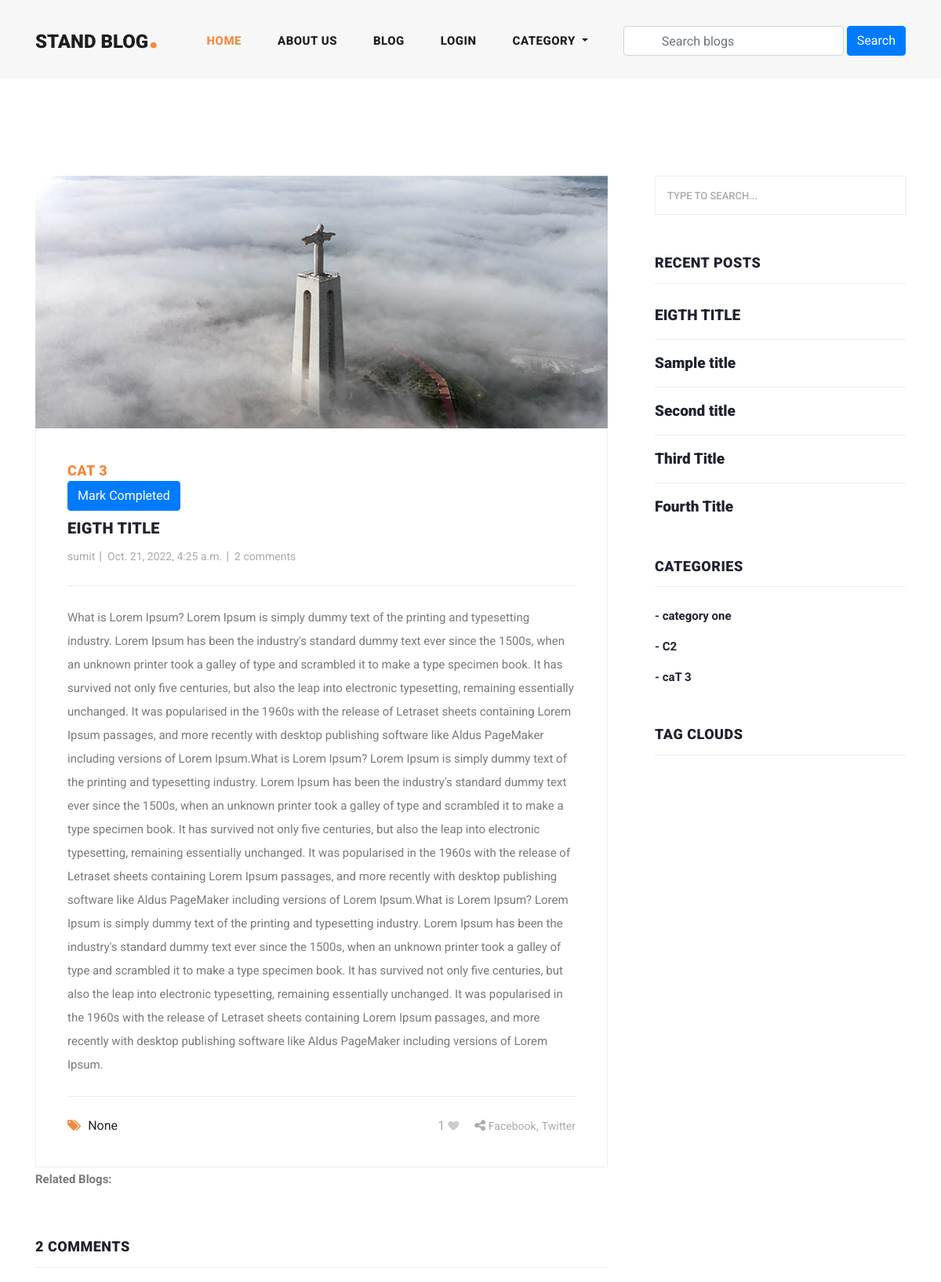
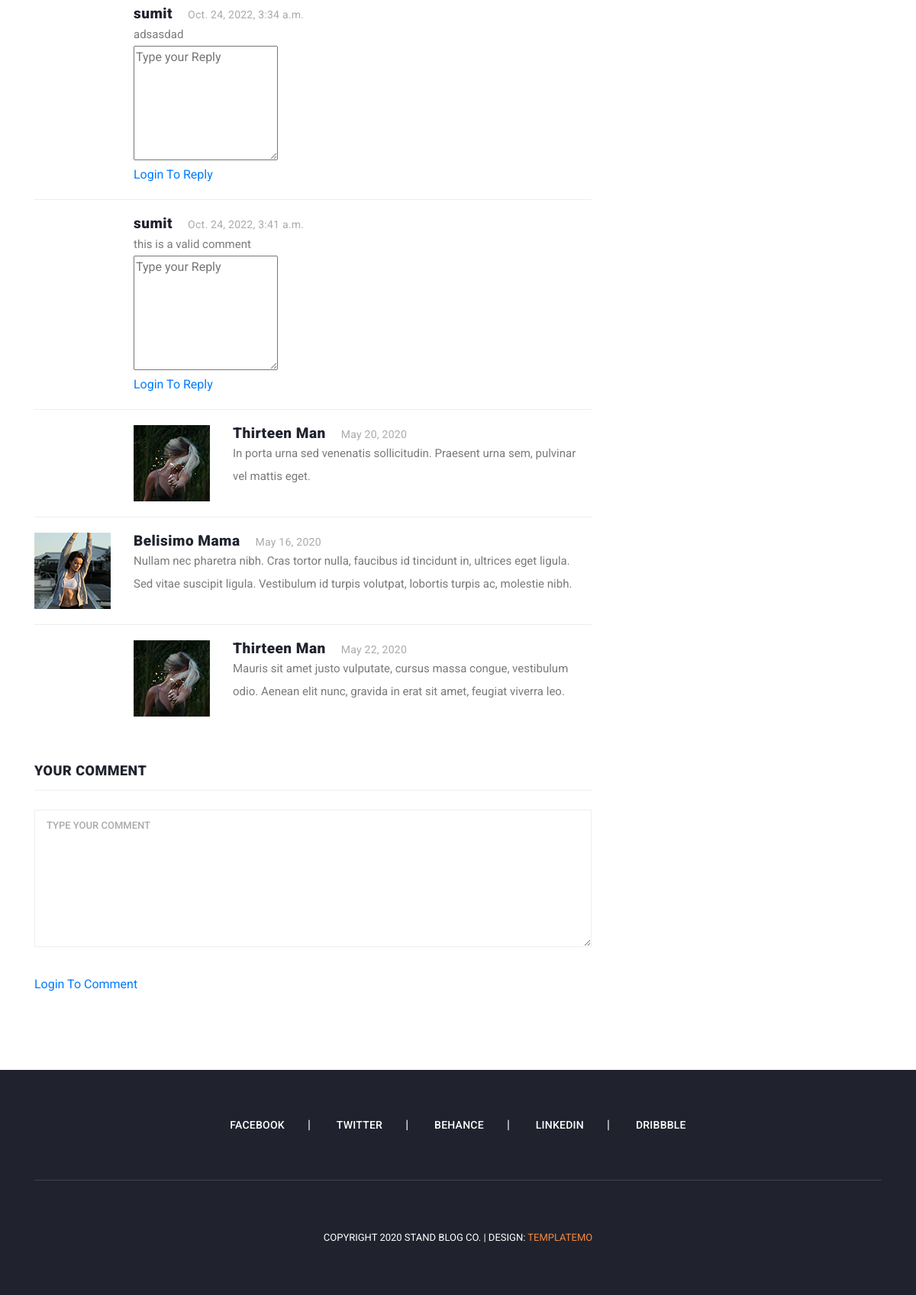
The page /blog_details/eigth-title on the database its author committed (2 pictures, top to bottom).
### blog/models.py (models this page shows, shortened)
class Category(models.Model):
    title = models.CharField(max_length=150, unique=True)
    slug = models.SlugField(null=True, blank=True)
    created_date = models.DateTimeField(auto_now_add=True)

class Blog(models.Model):
    user = models.ForeignKey(
        User,
        related_name='user_blogs',
        on_delete=models.CASCADE
    )
    category = models.ManyToManyField(
        Category,
        related_name='category_blogs',
        blank=True
    )
    tags = models.ManyToManyField(
        Tag,
        related_name='tag_blogs',
        blank=True
    )
    likes = models.ManyToManyField(
        User,
        related_name='user_likes',
        blank=True
    )
    completes = models.ManyToManyField(
        User,
        related_name='user_completes',
        blank=True
    )
    title = models.CharField(
        max_length=250
    )
    slug = models.SlugField(null=True, blank=True)
    banner = models.ImageField(upload_to='blog_banners')
    description = models.TextField(null=True)
    created_date = models.DateTimeField(auto_now_add=True)
    updated_date = models.DateTimeField(auto_now=True)

class Comment(models.Model):
    user = models.ForeignKey(
        User,
        related_name='user_comments',
        on_delete=models.CASCADE
    )
    blog = models.ForeignKey(
        Blog,
        related_name='blog_comments',
        on_delete=models.CASCADE
    )
    text = models.TextField()
    created_date = models.DateTimeField(auto_now_add=True)

### user_profile/models.py (models this page shows, shortened)
class User(AbstractBaseUser, PermissionsMixin):
    id = models.CharField(max_length=80, primary_key=True, default=uuid.uuid4, editable=False)
    first_name = models.CharField(max_length=255)
    last_name = models.CharField(max_length=255, blank=True, null=True)
    email = models.EmailField(unique=True, max_length=255)
    profile_image = models.ImageField(null=True, blank=True, upload_to="profile_images")
    is_active = models.BooleanField(default=True)
    is_admin = models.BooleanField(default=False)
    is_email_verified = models.BooleanField(default=False)
    created_at = models.DateTimeField(auto_now_add=True)
    updated_at = models.DateTimeField(auto_now=True)
    objects = UserAccountManager()
    USERNAME_FIELD = 'email'
    REQUIRED_FIELDS = ['first_name']
    def get_profile_picture(self):
        url = ""
        try:
            url = self.profile_image.url
        except:
            url = ""
        return url

### blog/views.py (the view, shortened to what this page needs)
# urls.py: path('blog_details/<str:slug>', blog_details, name='blog_details'),
def blog_details(request, slug):
    blog = get_object_or_404(Blog, slug=slug)
    all_blogs = Blog.objects.order_by('-created_date')[:5]
    categories = Category.objects.filter(category_blogs__id=blog.id)
    related_blogs = Blog.objects.filter(category__in=categories)
    liked_by = request.user in blog.likes.all()
    context = {
        "blog": blog,
        "all_blogs": all_blogs,
        "related_blogs": related_blogs[:5],
        "liked_by": liked_by
    }
    return render(request, 'blog_details.html', context)

### blog/context_processors.py (called while the page is built)
def get_all_categories(request):
    categories = Category.objects.all()
    context = {
        "categories": categories
    }
    return context

### templates/blog_details.html (shortened to what this page needs)
{% extends 'base.html' %}
{% load static %}
{% block content %}
  <section class="blog-posts grid-system">
      <div class="container">
        <div class="row">
          <div class="col-lg-8">
            <div class="all-blog-posts">
              <div class="row">
                <div class="col-lg-12">
                  <div class="blog-post">
                    <div class="blog-thumb">
                      <img src="assets/images/blog-post-02.jpg" alt="">
                    </div>
                    <div class="down-content">
                      {% for c in blog.category.all %}
                        <span>{{c.title}}</span>
                        {% endfor %}
                      <div dir="rtl">
                        <button type="button" al class="btn btn-primary">Mark Completed</button>
                      </div>
                      <a href="javascript:void()"><h4>{{blog.title}}</h4></a>
                      <ul class="post-info">
                        <li><a href="#">{{blog.user.first_name}}</a></li>
                        <li><a href="#">{{blog.created_date}}</a></li>
                        <li><a href="#">{{blog.blog_comments.all.count}} comments</a></li>
                      </ul>
                      <p>{{blog.description}}</p>
                      <div class="post-options">
                        <div class="row">
                          <div class="col-6">
                            <ul class="post-tags">
                              <li><i class="fa fa-tags"></i></li>
                              {% if blog.tags.all.count > 0 %}
                              {% for t in blog.tags.all %}
                                  <li><a href="{%url 'tag_blogs' t.slug%}">{{t.title}}</a>,</li>
                              {% endfor %}
                            {% else %}
                              None
                            {% endif %}
                            </ul>
                          </div>
                          {% if request.user.is_authenticated %}
                            <div class="col-6">
                            <ul class="post-share">
                              <li><button type="button" class="btn btn-primary">Mark Completed</button></li>
                              <li id="like-count">{{blog.likes.count  }} </li>
                              {% if liked_by %}
                                <li class="=pl-3 pr-3"><a href="javascript:void(0)"><i id="like-icon" data-blog="{{blog.id}}" class="fa fa-heart"></i></a></li>
                              {% else %}
                                <li class="=pl-3 pr-3"><a href="javascript:void(0)"><i id="like-icon" data-blog="{{blog.id}}" class="fa fa-heart empty-heart"></i></a></li>
                              {% endif %}
                            </ul>
                          </div>
                          {% else %}
                            <div class="col-6">
                            <ul class="post-share">
                               <li id="like-count">{{blog.likes.count}}</li>
                              <li class="=pl-3 pr-3"><a href="#"><i class="fa fa-heart empty-heart"></i></a></li>
                              <li><i class="fa fa-share-alt"></i></li>
                              <li><a href="#">Facebook</a>,</li>
                              <li><a href="#"> Twitter</a></li>
                            </ul>
                          </div>
                          {% endif %}
                        </div>
                      </div>
                    </div>
                    {% include 'related_blogs.html' with related_blogs=related_blogs %}
                  </div>
                </div>
                <div class="col-lg-12">
                  <div class="sidebar-item comments">
                    <div class="sidebar-heading">
                      <h2>{{blog.blog_comments.count}} comments</h2>
                    </div>
                    <div class="content">
                      <ul class="d-flex flex-column">
                        {% for comment in blog.blog_comments.all %}
                          <li>
                            <div class="right-content">
                              <h4>{{comment.user.first_name}}<span>{{comment.created_date}}</span></h4>
                              <p>{{comment.text}}</p>
                              <form id="reply" action="{% url 'blog_details' blog.slug %}" method="POST">
                                <div class="row">
                                  <div class="col-lg-12">
                                    <fieldset>
                                      <textarea name="text" rows="6" id="reply-message" placeholder="Type your Reply" required=""></textarea>
                                    </fieldset>
                                  </div>
                                  <div class="col-lg-12">
                                    <fieldset>
                                      {% if request.user.is_authenticated %}
                                        <button type="submit" id="form-reply-submit" class="main-button">Reply</button>
                                      {% else %}
                                        <a href = "#" class="main-button">Login To Reply </a>
                                      {% endif %}
                                    </fieldset>
                                  </div>
                                </div>
                              </form>
                            </div>
                          </li>
                        {% endfor %}
                        <li class="replied">
                          <div class="author-thumb">
                            <img src="assets/images/comment-author-02.jpg" alt="">
                          </div>
                          <div class="right-content">
                            <h4>Thirteen Man<span>May 20, 2020</span></h4>
                            <p>In porta urna sed venenatis sollicitudin. Praesent urna sem, pulvinar vel mattis eget.</p>
                          </div>
                        </li>
                        <li>
                          <div class="author-thumb">
                            <img src="assets/images/comment-author-03.jpg" alt="">
                          </div>
                          <div class="right-content">
                            <h4>Belisimo Mama<span>May 16, 2020</span></h4>
                            <p>Nullam nec pharetra nibh. Cras tortor nulla, faucibus id tincidunt in, ultrices eget ligula. Sed vitae suscipit ligula. Vestibulum id turpis volutpat, lobortis turpis ac, molestie nibh.</p>
                          </div>
                        </li>
                        <li class="replied">
                          <div class="author-thumb">
                            <img src="assets/images/comment-author-02.jpg" alt="">
                          </div>
                          <div class="right-content">
                            <h4>Thirteen Man<span>May 22, 2020</span></h4>
                            <p>Mauris sit amet justo vulputate, cursus massa congue, vestibulum odio. Aenean elit nunc, gravida in erat sit amet, feugiat viverra leo.</p>
                          </div>
                        </li>
                      </ul>
                    </div>
                  </div>
                </div>
                <div class="col-lg-12">
                  <div class="sidebar-item submit-comment">
                    <div class="sidebar-heading">
                      <h2>Your comment</h2>
                    </div>
                    <div class="content">
                      <form id="comment" action="{% url 'blog_details' blog.slug %}" method="POST">
                        <div class="row">
                          <div class="col-lg-12">
                            <fieldset>
                              <textarea name="text" rows="6" id="message" placeholder="Type your comment" required=""></textarea>
                            </fieldset>
                          </div>
                          <div class="col-lg-12">
                            <fieldset>
                              {% if request.user.is_authenticated %}
                                <button type="submit" id="form-submit" class="main-button">Submit</button>
                              {% else %}
                                <a href = "#" class="main-button">Login To Comment</a>
                              {% endif %}
                            </fieldset>
                          </div>
                        </div>
                      </form>
                    </div>
                  </div>
                </div>
              </div>
            </div>
          </div>
          {% include 'sidebar.html' with blogs=all_blogs %}
        </div>
      </div>
    </section>
{% endblock content %}

### templates/sidebar.html (shortened to what this page needs)
<div class="col-lg-4">
    <div class="sidebar">
      <div class="row">
        <div class="col-lg-12">
          <div class="sidebar-item search">
            <form id="search_form" name="gs" method="GET" action="#">
              <input type="text" name="q" class="searchText" placeholder="type to search..." autocomplete="on">
            </form>
          </div>
        </div>
        <div class="col-lg-12">
          <div class="sidebar-item recent-posts">
            <div class="sidebar-heading">
              <h2>Recent Posts</h2>
            </div>
            <div class="content">
              <ul>
                {% for blog in blogs %}
                  <li><a href="post-details.html">
                    <h5>{{blog.title}}</h5>
                  </a></li>
                {% endfor %}
              </ul>
            </div>
          </div>
        </div>
        <div class="col-lg-12">
          <div class="sidebar-item categories">
            <div class="sidebar-heading">
              <h2>Categories</h2>
            </div>
            <div class="content">
              <ul>
                {% for c in categories %}
                  <li><a href="{%url 'category_blogs' c.slug%}">- {{c.title}}</a></li>
                {% endfor %}
              </ul>
            </div>
          </div>
        </div>
        <div class="col-lg-12">
          <div class="sidebar-item tags">
            <div class="sidebar-heading">
              <h2>Tag Clouds</h2>
            </div>
          </div>
        </div>
      </div>
    </div>
  </div>

### assets/css/main.css (style rules this page uses)
.fa-heart { color: red !important; }
.empty-heart { color: #CDCDCD !important; }

### rows shown on the page
Category: title "CAT 3", title "caT 3"
Blog: title "EIGTH TITLE", user.first_name "sumit", created_date "Oct. 21, 2022, 4:25 a.m.", blog_comments.all.count "2", description "What is Lorem Ipsum? Lorem Ipsum is simply dummy text of the printing and typesetting industry. Lorem Ipsum has been the industry's standard dummy text ever since the 1500s, when an unknown printer took a galley of type and scrambled it to make a type specimen book. It has survived not only five centuries, but also the leap into electronic typesetting, remaining essentially unchanged. It was popularised in the 1960s with the release of Letraset sheets containing Lorem Ipsum passages, and more recently with desktop publishing software like Aldus PageMaker including versions of Lorem Ipsum.What is Lorem Ipsum? Lorem Ipsum is simply dummy text of the printing and typesetting industry. Lorem…", likes.count "1", blog_comments.count "2"
Comment: user.first_name "sumit", created_date "Oct. 24, 2022, 3:34 a.m.", text "adsasdad"
Comment: user.first_name "sumit", created_date "Oct. 24, 2022, 3:41 a.m.", text "this is a valid comment"
Blog: title "Sample title"
Blog: title "Second title"
Blog: title "Third Title"
Blog: title "Fourth Title"
Category: title "category one"
Category: title "C2"
